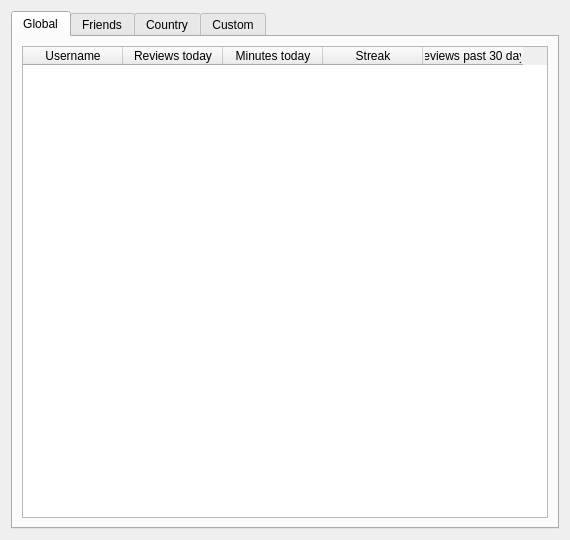
<?xml version="1.0" encoding="UTF-8"?>
<ui version="4.0">
 <class>dialog</class>
 <widget class="QDialog" name="dialog">
  <property name="geometry">
   <rect>
    <x>0</x>
    <y>0</y>
    <width>570</width>
    <height>540</height>
   </rect>
  </property>
  <property name="windowTitle">
   <string>Leaderboard</string>
  </property>
  <property name="windowIcon">
   <iconset resource="icons.qrc">
    <normaloff>:/icons/krone.png</normaloff>:/icons/krone.png</iconset>
  </property>
  <layout class="QVBoxLayout" name="verticalLayout_5">
   <item>
    <widget class="QTabWidget" name="Parent">
     <property name="currentIndex">
      <number>0</number>
     </property>
     <widget class="QWidget" name="tab">
      <attribute name="title">
       <string>Global</string>
      </attribute>
      <layout class="QVBoxLayout" name="verticalLayout_2">
       <item>
        <widget class="QTableWidget" name="Global_Leaderboard">
         <property name="autoFillBackground">
          <bool>false</bool>
         </property>
         <property name="sizeAdjustPolicy">
          <enum>QAbstractScrollArea::AdjustToContentsOnFirstShow</enum>
         </property>
         <property name="showGrid">
          <bool>false</bool>
         </property>
         <property name="sortingEnabled">
          <bool>true</bool>
         </property>
         <attribute name="verticalHeaderShowSortIndicator" stdset="0">
          <bool>false</bool>
         </attribute>
         <column>
          <property name="text">
           <string>Username</string>
          </property>
         </column>
         <column>
          <property name="text">
           <string>Reviews today</string>
          </property>
         </column>
         <column>
          <property name="text">
           <string>Minutes today</string>
          </property>
         </column>
         <column>
          <property name="text">
           <string>Streak</string>
          </property>
         </column>
         <column>
          <property name="text">
           <string>Reviews past 30 days</string>
          </property>
         </column>
        </widget>
       </item>
      </layout>
     </widget>
     <widget class="QWidget" name="tab_2">
      <attribute name="title">
       <string>Friends</string>
      </attribute>
      <layout class="QVBoxLayout" name="verticalLayout_3">
       <item>
        <widget class="QTableWidget" name="Friends_Leaderboard">
         <property name="showGrid">
          <bool>false</bool>
         </property>
         <property name="sortingEnabled">
          <bool>true</bool>
         </property>
         <column>
          <property name="text">
           <string>Username</string>
          </property>
         </column>
         <column>
          <property name="text">
           <string>Reviews today</string>
          </property>
         </column>
         <column>
          <property name="text">
           <string>Minutes today</string>
          </property>
         </column>
         <column>
          <property name="text">
           <string>Streak</string>
          </property>
         </column>
         <column>
          <property name="text">
           <string>Reviews past 30 days</string>
          </property>
         </column>
        </widget>
       </item>
      </layout>
     </widget>
     <widget class="QWidget" name="tab_3">
      <attribute name="title">
       <string>Country</string>
      </attribute>
      <layout class="QVBoxLayout" name="verticalLayout_4">
       <item>
        <widget class="QTableWidget" name="Country_Leaderboard">
         <property name="showGrid">
          <bool>false</bool>
         </property>
         <property name="sortingEnabled">
          <bool>true</bool>
         </property>
         <column>
          <property name="text">
           <string>Username</string>
          </property>
         </column>
         <column>
          <property name="text">
           <string>Reviews today</string>
          </property>
         </column>
         <column>
          <property name="text">
           <string>Minutes today</string>
          </property>
         </column>
         <column>
          <property name="text">
           <string>Streak</string>
          </property>
         </column>
         <column>
          <property name="text">
           <string>Reviews past 30 days</string>
          </property>
         </column>
        </widget>
       </item>
      </layout>
     </widget>
     <widget class="QWidget" name="tab_4">
      <attribute name="title">
       <string>Custom</string>
      </attribute>
      <layout class="QVBoxLayout" name="verticalLayout">
       <item>
        <widget class="QTableWidget" name="Custom_Leaderboard">
         <property name="showGrid">
          <bool>false</bool>
         </property>
         <property name="sortingEnabled">
          <bool>true</bool>
         </property>
         <column>
          <property name="text">
           <string>Username</string>
          </property>
         </column>
         <column>
          <property name="text">
           <string>Reviews today</string>
          </property>
         </column>
         <column>
          <property name="text">
           <string>Minutes today</string>
          </property>
         </column>
         <column>
          <property name="text">
           <string>Streak</string>
          </property>
         </column>
         <column>
          <property name="text">
           <string>Reviews past 30 days</string>
          </property>
         </column>
        </widget>
       </item>
      </layout>
     </widget>
    </widget>
   </item>
  </layout>
 </widget>
 <resources>
  <include location="icons.qrc"/>
 </resources>
 <connections/>
</ui>
